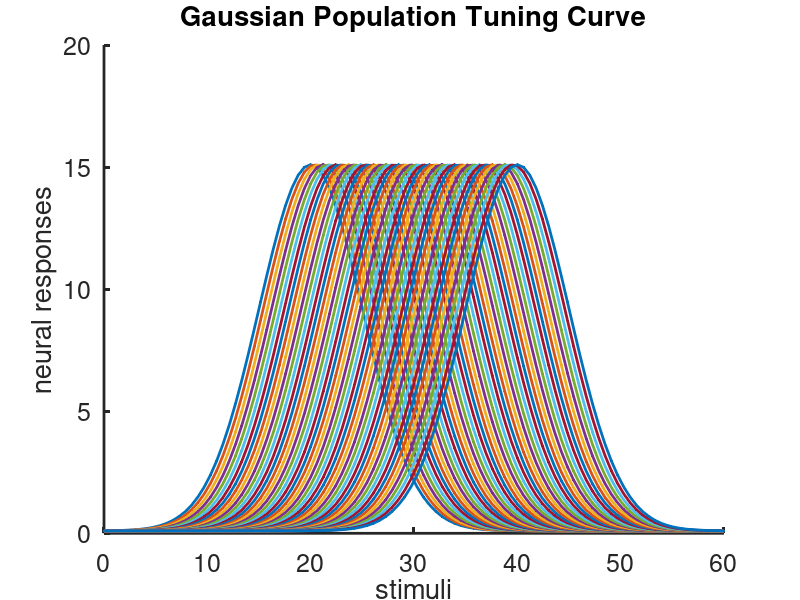
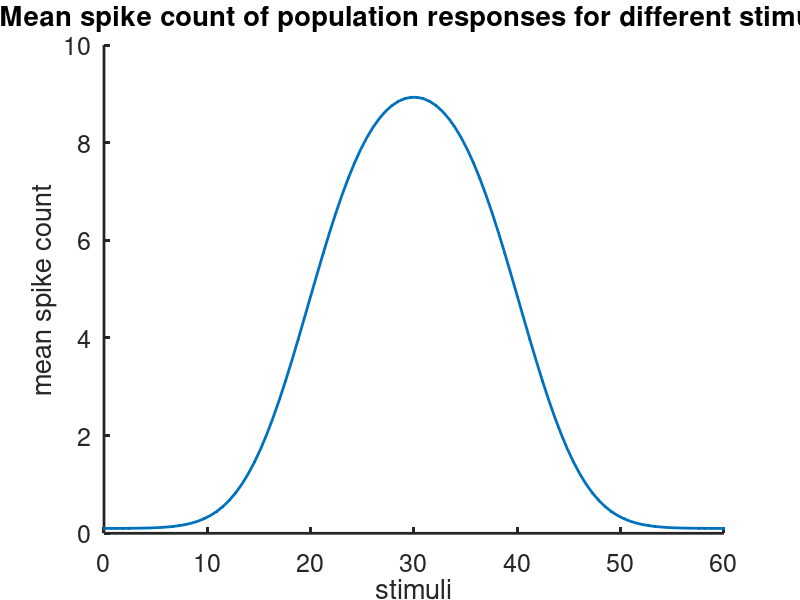
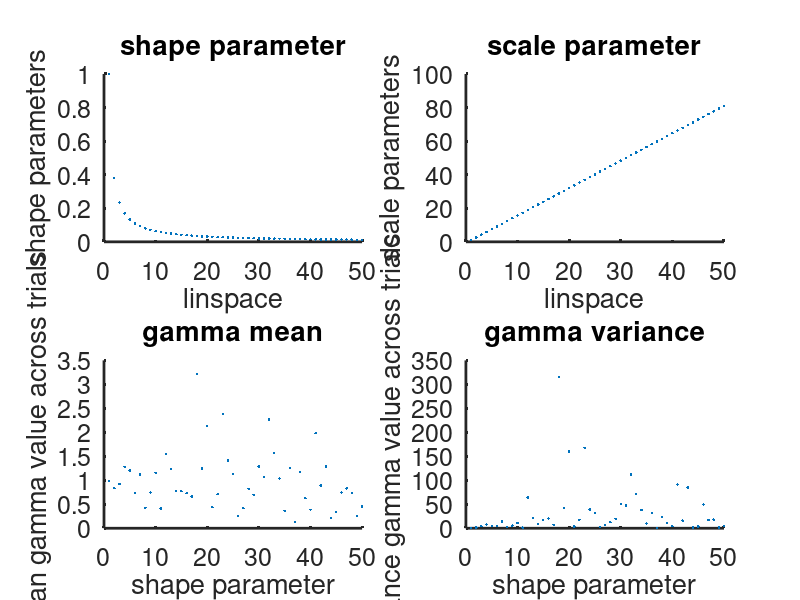
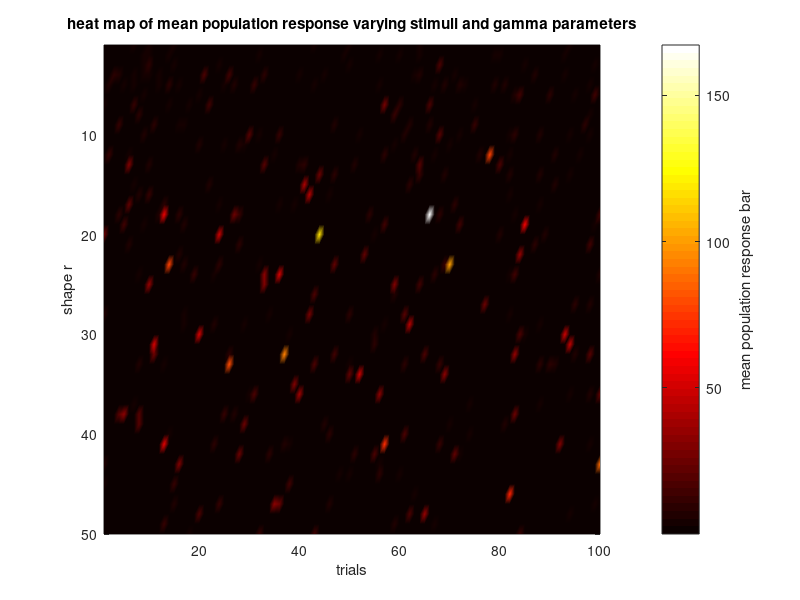

Source code (MATLAB) for these figures, in order: (Note: this script raises an error after producing the figures.)
%*************************************************************************************
% negative_binomial_decoding
% This is for r = 1/s
%*************************************************************************************

tic
close all;clear;clc;

%% 1 Gaussian tuning curve
%*************************************************************************************
g = 15;
%*************************************************************************************

b = 0.1;
sig_tc = 5;

%*************************************************************************************
struevec = linspace(0,60,100);
%*************************************************************************************

sprefvec = linspace(20,40,50);
f_s_nbm = NaN(length(struevec),length(sprefvec));

mean_f_s = NaN(1,length(struevec)); 

for i = 1:length(struevec)
    s = struevec(i);
    f_s_nbm(i,:) = g * exp(-(s-sprefvec).^2/2/sig_tc^2) + b;
    mean_f_s(i) = mean(f_s_nbm(i,:));
end

mean_f_s_sort = sort(mean_f_s);

figure;
plot(struevec, f_s_nbm,'.-','LineWidth',2);
set(gca,'FontSize', 18'); box off;
set(gca,'LineWidth',2); xlabel('stimuli'); ylabel('neural responses')
title('Gaussian Population Tuning Curve');

figure;
plot(struevec, mean_f_s,'.-','LineWidth',2)
set(gca,'FontSize', 18'); box off;
set(gca,'LineWidth',2); xlabel('stimuli'); ylabel('mean spike count')
title('Mean spike count of population responses for different stimuli');

%% 2 Gamma parameter set up
scale_par_s = linspace(1,81,50);
%*************************************************************************************
shape_par_r = 1 ./ scale_par_s;
% shape_par_r = scale_par_s;
%*************************************************************************************


ntrials = 100;
gam_num = NaN(length(shape_par_r),ntrials);
[mean_gam_num,var_gam_num] = deal(NaN(1,length(shape_par_r)));

% figure;
for i = 1:length(shape_par_r)
    
    for j = 1:ntrials
        gam_num(i,j) = gamrnd(shape_par_r(i),scale_par_s(i));
    end
    
%     subplot(1,2,1);
%     plot(linspace(1,10,100),gam_num(i,:),'-','LineWidth',2)
%     hold on;
%     set(gca,'FontSize', 18'); box off;
%     set(gca,'LineWidth',2); 
%     xlabel('100 trials'); 
%     ylabel('gamma values')
%     title('The fluctuations of gamma values over 100 trials');

    mean_gam_num(i) = mean(gam_num(i,:));
    var_gam_num(i) = var(gam_num(i,:));
    
    gam_num_temp = gam_num(i,:);
    gam_num_small = gam_num_temp(gam_num(i,:)<1e-5);
    gam_num_small_length = length(gam_num_small);
    
%     subplot(1,2,2);
%     ylim([-inf 1e-5])
%     plot(linspace(1,10,gam_num_small_length),gam_num_small,'-','LineWidth',2)
%     set(gca,'FontSize', 18'); box off;
%     set(gca,'LineWidth',2); 
%     hold on;
%     xlabel('100 trials'); 
%     ylabel('gamma values')
%     title('gamma values under 1e-5');

end

figure;
subplot(2,2,1); plot(linspace(1,50,50),shape_par_r,'.','LineWidth',2)
set(gca,'FontSize', 18'); box off;
set(gca,'LineWidth',2); xlabel('linspace'); ylabel('shape parameters')
title('shape parameter');

subplot(2,2,2); plot(linspace(1,50,50),scale_par_s,'.','LineWidth',2)
set(gca,'FontSize', 18'); box off;
set(gca,'LineWidth',2); xlabel('linspace'); ylabel('scale parameters')
title('scale parameter');

subplot(2,2,3); plot(linspace(1,50,50),mean_gam_num,'.','LineWidth',2)
set(gca,'FontSize', 18'); box off;
set(gca,'LineWidth',2); xlabel('shape parameter'); ylabel('mean gamma value across trials')
title('gamma mean');

subplot(2,2,4); plot(linspace(1,50,50),var_gam_num,'.','LineWidth',2)
set(gca,'FontSize', 18'); box off;
set(gca,'LineWidth',2); xlabel('shape parameter'); ylabel('variance gamma value across trials')
title('gamma variance');



%% 2.1 Heat map of gamma parameters
figure;
h_gam = pcolor(gam_num);

set(h_gam,'Facecolor','interp')
set(h_gam,'Linestyle','none')
set(gca,'YDir','reverse')
colormap('hot')

h_gam = colorbar;

ylabel(h_gam, 'mean population response bar')
xlabel('trials')
ylabel('shape r')
title('heat map of mean population response varying stimuli and gamma parameters')


%% 2.2 NBM Encoding & Decoding
% repetition set up
num_trials = 100;

% array init
[alpha,p_par,r_par,nbm_across_trial,nbm_var_across_trial] = deal(NaN(length(struevec),length(scale_par_s)));
nbm_data = NaN(length(struevec),length(scale_par_s),num_trials);
f_s_est = NaN(length(struevec),length(scale_par_s),num_trials);

for i = 1:length(struevec) % 1x100
    current_iterate_i = i
    
    % select the population response to different stimulus
    neural_population = f_s_nbm(i,:);
    mean_neural_population_sort = mean_f_s_sort(i);
    
    for j = 1:length(scale_par_s) % 1x50
        current_iterate_j = j;
        scale_s = scale_par_s(j); % 1x1
        
        % alpha = s * f(S)\Delta t        
        %*************************************************************************************
        alpha(i,j) = scale_s * mean_neural_population_sort; 
        % alpha(i,j) = scale_s * mean(neural_population); 
        %*************************************************************************************
        
        % p = 1 / (alpha+1)
        %*************************************************************************************
        p_par(i,j) = 1 / (alpha(i,j) + 1); 
        r_par(i,j) = 1 / scale_s;
        % r_par(i,j) = scale_s;
        %*************************************************************************************
            
        % repetition phase
        r_rep = repmat(r_par(i,j),[1,num_trials]); % 1 x num_trials
        p_rep = repmat(p_par(i,j),[1,num_trials]); % 1 x num_trials
        
        % mean spi
        nbm_data(i,j,:) = nbinrnd(r_rep,p_rep); % 1 x num_trials
        
        nbm_across_trial(i,j) = mean(nbm_data(i,j,:));
        nbm_var_across_trial(i,j) = var(nbm_data(i,j,:));
        
        for k = 1:num_trials % 1x100
            current_iterate_k = k;
            
            % MLE for NBM parameters
            pars_temp = nbinfit(nbm_data(i,j,:));
            % f(S) decoding estimate
            f_s_est(i,j,k) = (pars_temp(1) * (1 - pars_temp(2))) / pars_temp(2);

%             mean_temp = mean(nbm_data(:,k));
%             var_temp = var(nbm_data(:,k));
%             
%             ff_temp = var_temp / mean_temp;
%             
%             if ff_temp <= 1
%                 f_s_est(i,j,k) = 0;
%             else
%                 % MLE for NBM parameters
%                 pars_temp = nbinfit(nbm_data(:,k));
%                 % f(S) decoding estimate
%                 f_s_est(i,j,k) = (pars_temp(1) * (1 - pars_temp(2))) / pars_temp(2);
%                 
%             end
            
            
        end

    end
    
    % nan-check -> seems like there is no nan in here. Then what's the
    % problem?
    % sum(nan_check(:))
    
end

%% 

% heat map of mean population responses
figure;
h_nbm = pcolor(nbm_across_trial);
set(h_nbm,'Facecolor','interp')
set(h_nbm,'Linestyle','none')
set(gca,'YDir','reverse')
colormap('hot')

h_nbm = colorbar;
ylabel(h_nbm, 'mean population response bar')
xlabel('gamma parameters')
ylabel('stimulus values')
title('heat map of mean population response varying stimuli and gamma parameters')

% % population response against gamma 
% nbm_across_stim = mean(nbm_across_trial);
% xx = linspace(1,50,50);
% figure;
% plot(xx, nbm_across_stim,'.-','LineWidth',2);
% set(gca,'FontSize', 18'); box off;
% set(gca,'LineWidth',2); xlabel('shape parameter r'); ylabel('population response averaged over stimuli ')
% title('the growth of population response against gamma');

%% fano factor analysis
% ff_modpoi_data = NaN(length(scale_par_s),length(struevec));
% 
% nbm_var_across_trial_T = transpose(nbm_var_across_trial);
% nbm_across_trial_T = transpose(nbm_across_trial);
% 
% figure;
% for i = 1:length(scale_par_s)
%     
%     ff_modpoi_data(i,:) = nbm_var_across_trial_T(i,:) ./ nbm_across_trial_T(i,:);
%     % s_est = (ff_modpoi_data(i,:) - 1) ./ scale_par_s(i);
%     
%     if i < 40
%         plot(mean_f_s_sort,ff_modpoi_data(i,:));
%         hold on
%         set(gca,'FontSize', 18'); box off;
%         set(gca,'LineWidth',2); 
%         xlabel('mean firing rate'); ylabel('fano factor');
%         title('the growth of fano factor for growing scale parameter');
%     else
%         beta = string(scale_par_s(i));
%         plot(mean_f_s_sort,ff_modpoi_data(i,:));
%         legend('beta='+beta)
%         hold on
%         set(gca,'FontSize', 18'); box off;
%         set(gca,'LineWidth',2); 
%         xlabel('mean firing rate'); ylabel('fano factor');
%         title('the growth of fano factor for growing scale parameter');
% 
%     end
%     
% end



%% decoding
tic
% load('f_s_est.mat')

[nan_count,mean_f_s_est,bias_ML,var_ML] = deal(NaN(length(struevec),length(scale_par_s)));

for i = 1:length(struevec) % 1x100
    s_compared = mean_f_s(i);
    
    for j = 1:length(scale_par_s) % 1x50
        nan_count(i,j) = sum(isnan(f_s_est(i,j,:)));
        
        if nan_count(i,j) == 0
            mean_f_s_est(i,j) = mean(f_s_est(i,j,:));
            bias_ML(i,j) = mean_f_s_est(i,j) - s_compared;
            var_ML(i,j) = var(f_s_est(i,j,:));
        else
            mean_f_s_est(i,j) = NaN;
            bias_ML(i,j) = NaN;
            var_ML(i,j) = NaN;
        end
        
                
    end
    
end

toc

%% KNN impute

bias_ML_KNN = knnimpute(bias_ML);
var_ML_KNN = knnimpute(var_ML);

%% bias heatmap

% heat map of mean population responses
figure;
h_ML_bias = pcolor(bias_ML_KNN);
set(gca,'FontSize', 18'); box off;
set(gca,'LineWidth',2); 
set(h_ML_bias,'Facecolor','interp')
set(h_ML_bias,'Linestyle','none')
set(gca,'YDir','reverse')
colormap('parula')

h_ML_bias = colorbar;
ylabel(h_ML_bias, 'decoding bias bar')
xlabel('gamma parameter (from 1 to 81 in steps of 50)')
ylabel('f(S) (from 0.1 to 8.9 in steps of 100)')
title('decoding bias for r = 1 / s = 1 / sig_G^2')

%% variance heatmap

% heat map of mean population responses
figure;
h_ML_var = pcolor(var_ML_KNN);
set(gca,'FontSize', 18'); box off;
set(gca,'LineWidth',2); 
set(h_ML_var,'Facecolor','interp')
set(h_ML_var,'Linestyle','none')
set(gca,'YDir','reverse')
colormap('parula')

h_ML_var = colorbar;
ylabel(h_ML_var, 'decoding variance bar')
xlabel('gamma parameter (from 1 to 81 in steps of 50)')
ylabel('stimulus values')
title('decoding variance')

%% Two-sample Kolmogorov-Smirnov test
% test_val = kruskalwallis(bias_ML_KNN);

[h_ks,p_ks] = deal(NaN(length(shape_par_r),length(shape_par_r)));

for i = 1:length(shape_par_r) 
    gam_sample_i = bias_ML_KNN(:,i);
    
    for j = 1:length(shape_par_r)
        gam_sample_j = bias_ML_KNN(:,j);
        [h_ks(i,j),p_ks(i,j)] = kstest2(gam_sample_i,gam_sample_j);
        
    end
    
end

%% Plotting

p_check = sum(p_ks < 0.05);


figure;
h_KS = pcolor(p_ks);
set(gca,'FontSize', 18'); box off;
set(gca,'LineWidth',2); 
set(h_KS,'Facecolor','interp')
set(h_KS,'Linestyle','none')
set(gca,'YDir','reverse')
colormap('parula')

h_KS = colorbar;
ylabel(h_KS, 'p-value bar')
xlabel('sample i for i = 1:50')
ylabel('sample j for j = 1:50')
title('p-value map for r = 1 / s = 1 / sig_G^2')


    
    


%% Runtime recording
toc




